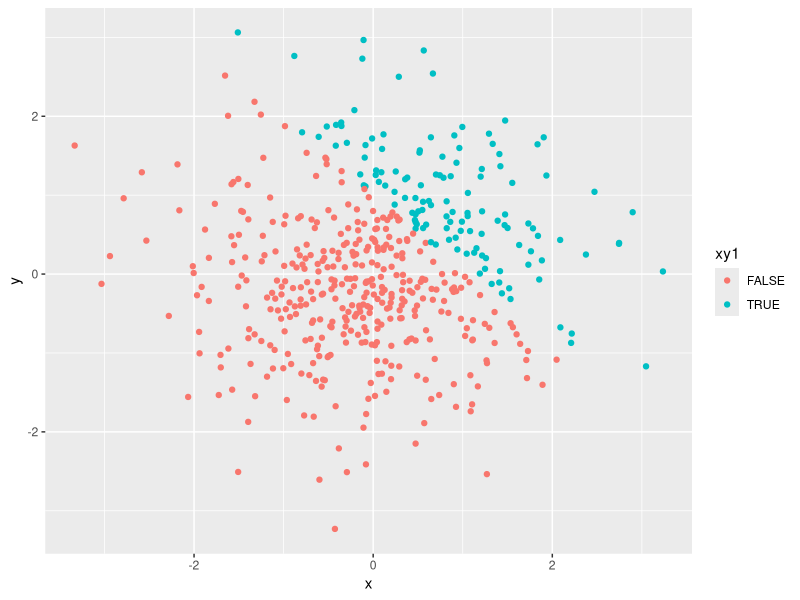
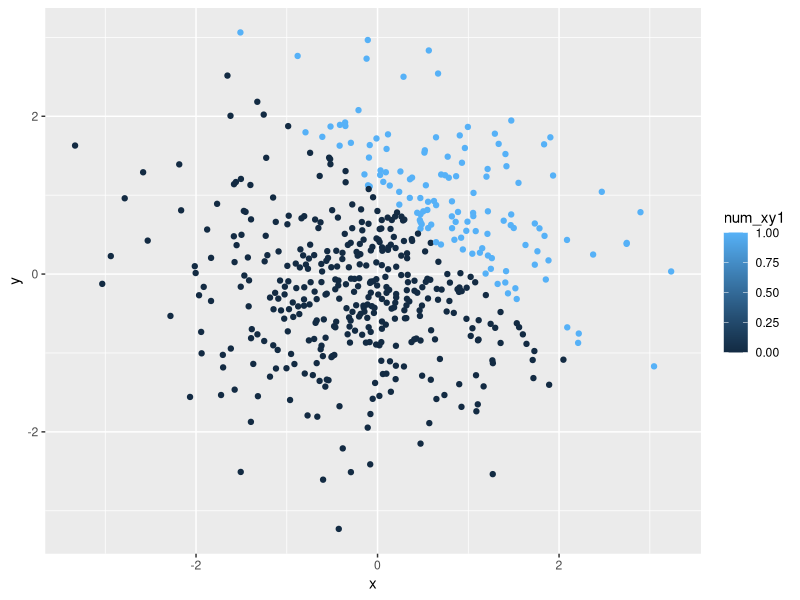
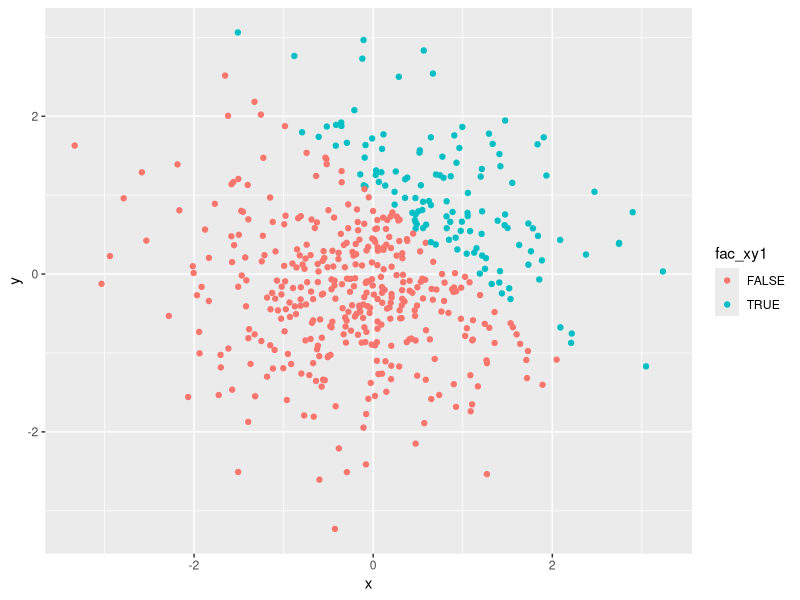
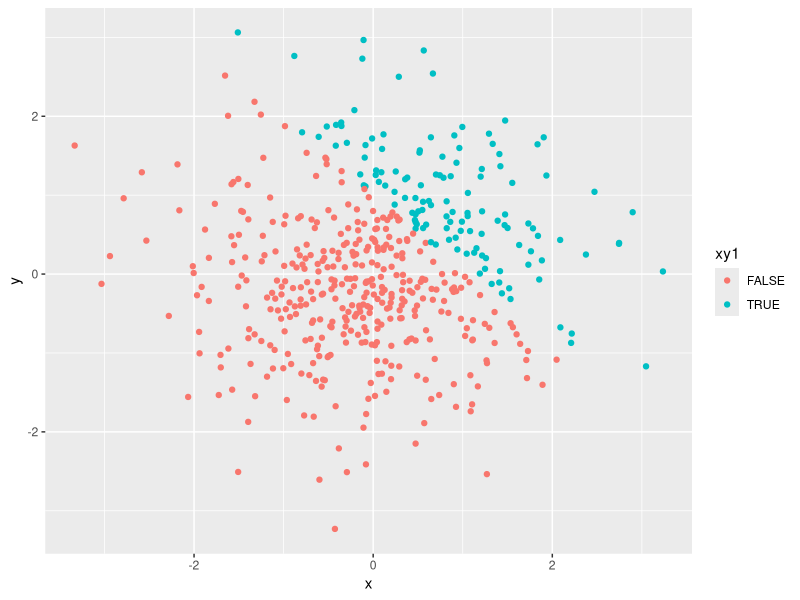

Generate these figures, in order, with R:
## ---- chunk 1

library(tidyverse)

df_q1 = tibble(
  num_vec = rnorm(8),
  num_vec_pos = num_vec > 0,
  char_vec = c("one", "two", "three", "four", "five", "six", "seven", "eight"),
  fac_vec = factor(c("1", "2", "3", "1", "2", "3", "1", "2"))
)

mean(pull(df_q1, num_vec))
mean(pull(df_q1, num_vec_pos))
mean(pull(df_q1, char_vec))
mean(pull(df_q1, fac_vec))

## ---- chunk 2

as.numeric((pull(df_q1, num_vec_pos))*(pull(df_q1, num_vec)))
as.factor((pull(df_q1, num_vec_pos))*(pull(df_q1, num_vec)))
as.numeric((as.factor((pull(df_q1, num_vec_pos))*(pull(df_q1, num_vec)))))

## ---- chunk 3

df_q2 = tibble(
  x = rnorm(500),
  y = rnorm(500),
  xy1 = x + y > 1,
  num_xy1 = as.numeric(xy1),
  fac_xy1 = as.factor(xy1)
)

## ---- chunk 4


plot_x_y = ggplot(df_q2, aes(x=x, y=y, color=xy1)) + geom_point()
  plot_x_y

plot_num_xy1_x = ggplot(df_q2, aes(x=x, y=y, color=num_xy1)) + geom_point()
  plot_num_xy1_x

plot_fac_xy1_x = ggplot(df_q2, aes(x=x, y=y, color=fac_xy1)) + geom_point()
  plot_fac_xy1_x

ggsave("homework_1_plot.png", plot=plot_x_y)
